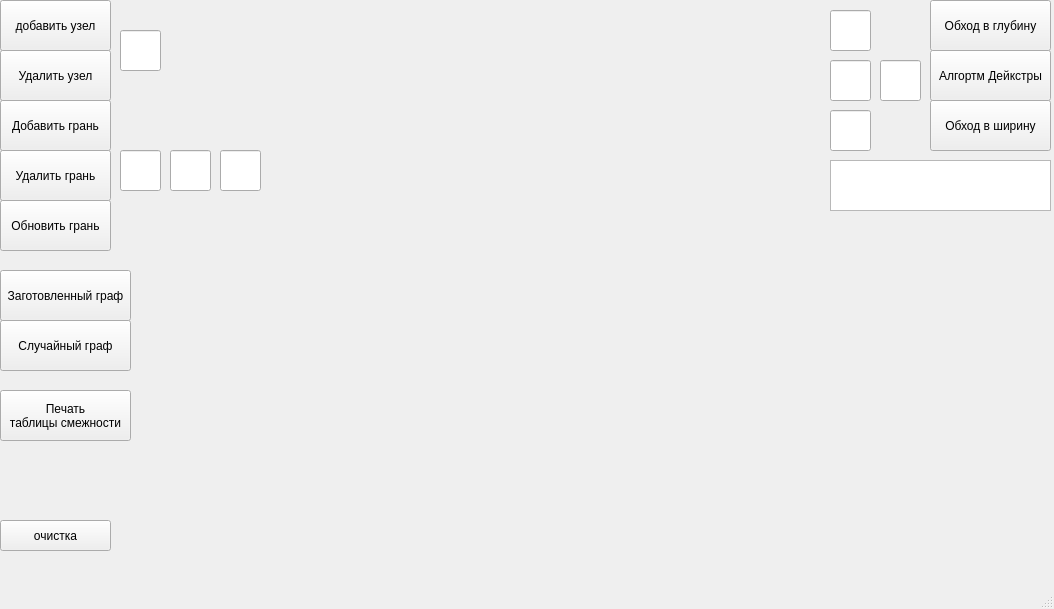
<?xml version="1.0" encoding="UTF-8"?>
<ui version="4.0">
 <class>QtGraphs</class>
 <widget class="QMainWindow" name="QtGraphs">
  <property name="geometry">
   <rect>
    <x>0</x>
    <y>0</y>
    <width>1054</width>
    <height>609</height>
   </rect>
  </property>
  <property name="windowTitle">
   <string>QtGraphs</string>
  </property>
  <widget class="QWidget" name="centralwidget">
   <widget class="QPushButton" name="pushButton_AddNode">
    <property name="geometry">
     <rect>
      <x>0</x>
      <y>0</y>
      <width>111</width>
      <height>51</height>
     </rect>
    </property>
    <property name="text">
     <string>добавить узел</string>
    </property>
   </widget>
   <widget class="QPushButton" name="pushButton_AddEdge">
    <property name="geometry">
     <rect>
      <x>0</x>
      <y>100</y>
      <width>111</width>
      <height>51</height>
     </rect>
    </property>
    <property name="text">
     <string>Добавить грань</string>
    </property>
   </widget>
   <widget class="QPushButton" name="pushButton_DeleteNode">
    <property name="geometry">
     <rect>
      <x>0</x>
      <y>50</y>
      <width>111</width>
      <height>51</height>
     </rect>
    </property>
    <property name="text">
     <string>Удалить узел</string>
    </property>
   </widget>
   <widget class="QPushButton" name="pushButton_DeleteEdge">
    <property name="geometry">
     <rect>
      <x>0</x>
      <y>150</y>
      <width>111</width>
      <height>51</height>
     </rect>
    </property>
    <property name="text">
     <string>Удалить грань</string>
    </property>
   </widget>
   <widget class="QPushButton" name="pushButton_ObxodInDepth">
    <property name="geometry">
     <rect>
      <x>930</x>
      <y>0</y>
      <width>121</width>
      <height>51</height>
     </rect>
    </property>
    <property name="text">
     <string>Обход в глубину</string>
    </property>
   </widget>
   <widget class="QPushButton" name="pushButton_AlgoritmDijkstra">
    <property name="geometry">
     <rect>
      <x>930</x>
      <y>50</y>
      <width>121</width>
      <height>51</height>
     </rect>
    </property>
    <property name="text">
     <string>Алгортм Дейкстры</string>
    </property>
   </widget>
   <widget class="QPushButton" name="pushButton_ObxodInWidht">
    <property name="geometry">
     <rect>
      <x>930</x>
      <y>100</y>
      <width>121</width>
      <height>51</height>
     </rect>
    </property>
    <property name="text">
     <string>Обход в ширину</string>
    </property>
   </widget>
   <widget class="QPushButton" name="pushButton_ZagotovlenGraph">
    <property name="geometry">
     <rect>
      <x>0</x>
      <y>270</y>
      <width>131</width>
      <height>51</height>
     </rect>
    </property>
    <property name="text">
     <string>Заготовленный граф</string>
    </property>
   </widget>
   <widget class="QPushButton" name="pushButton_randGraph">
    <property name="geometry">
     <rect>
      <x>0</x>
      <y>320</y>
      <width>131</width>
      <height>51</height>
     </rect>
    </property>
    <property name="text">
     <string>Случайный граф</string>
    </property>
   </widget>
   <widget class="QPushButton" name="pushButton_UpdateEdge">
    <property name="geometry">
     <rect>
      <x>0</x>
      <y>200</y>
      <width>111</width>
      <height>51</height>
     </rect>
    </property>
    <property name="text">
     <string>Обновить грань</string>
    </property>
   </widget>
   <widget class="QPushButton" name="pushButton_CLEAR">
    <property name="geometry">
     <rect>
      <x>0</x>
      <y>520</y>
      <width>111</width>
      <height>31</height>
     </rect>
    </property>
    <property name="text">
     <string>очистка</string>
    </property>
   </widget>
   <widget class="QLineEdit" name="lineEdit_addDelNodeValue">
    <property name="geometry">
     <rect>
      <x>120</x>
      <y>30</y>
      <width>41</width>
      <height>41</height>
     </rect>
    </property>
   </widget>
   <widget class="QLineEdit" name="LineEdit_FirstNode">
    <property name="geometry">
     <rect>
      <x>120</x>
      <y>150</y>
      <width>41</width>
      <height>41</height>
     </rect>
    </property>
   </widget>
   <widget class="QLineEdit" name="LineEdit_SecondNode">
    <property name="geometry">
     <rect>
      <x>220</x>
      <y>150</y>
      <width>41</width>
      <height>41</height>
     </rect>
    </property>
   </widget>
   <widget class="QLineEdit" name="lineEdit_Weight">
    <property name="geometry">
     <rect>
      <x>170</x>
      <y>150</y>
      <width>41</width>
      <height>41</height>
     </rect>
    </property>
   </widget>
   <widget class="QLineEdit" name="lineEditAlgoritmObxodaInDepth">
    <property name="geometry">
     <rect>
      <x>830</x>
      <y>10</y>
      <width>41</width>
      <height>41</height>
     </rect>
    </property>
   </widget>
   <widget class="QLineEdit" name="lineEditAlgoritmDijkstraFirst">
    <property name="geometry">
     <rect>
      <x>830</x>
      <y>60</y>
      <width>41</width>
      <height>41</height>
     </rect>
    </property>
   </widget>
   <widget class="QLineEdit" name="lineEditAlgoritmDijkstraSecond">
    <property name="geometry">
     <rect>
      <x>880</x>
      <y>60</y>
      <width>41</width>
      <height>41</height>
     </rect>
    </property>
   </widget>
   <widget class="QLineEdit" name="lineEdit_ObxodInWidht">
    <property name="geometry">
     <rect>
      <x>830</x>
      <y>110</y>
      <width>41</width>
      <height>41</height>
     </rect>
    </property>
   </widget>
   <widget class="QTextBrowser" name="textBrowser">
    <property name="geometry">
     <rect>
      <x>830</x>
      <y>160</y>
      <width>221</width>
      <height>51</height>
     </rect>
    </property>
   </widget>
   <widget class="QPushButton" name="pushButton_Tablica">
    <property name="geometry">
     <rect>
      <x>0</x>
      <y>390</y>
      <width>131</width>
      <height>51</height>
     </rect>
    </property>
    <property name="text">
     <string>Печать 
таблицы смежности</string>
    </property>
   </widget>
  </widget>
  <widget class="QMenuBar" name="menubar">
   <property name="geometry">
    <rect>
     <x>0</x>
     <y>0</y>
     <width>1054</width>
     <height>25</height>
    </rect>
   </property>
  </widget>
  <widget class="QStatusBar" name="statusbar"/>
 </widget>
 <resources/>
 <connections/>
</ui>
